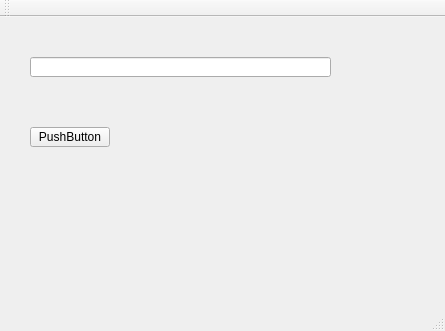
<?xml version="1.0" encoding="UTF-8"?>
<ui version="4.0">
 <class>MainWindow</class>
 <widget class="QMainWindow" name="MainWindow">
  <property name="geometry">
   <rect>
    <x>0</x>
    <y>0</y>
    <width>445</width>
    <height>331</height>
   </rect>
  </property>
  <property name="windowTitle">
   <string>MainWindow</string>
  </property>
  <widget class="QWidget" name="centralWidget">
   <widget class="QPushButton" name="pushButton">
    <property name="geometry">
     <rect>
      <x>30</x>
      <y>110</y>
      <width>80</width>
      <height>20</height>
     </rect>
    </property>
    <property name="text">
     <string>PushButton</string>
    </property>
   </widget>
   <widget class="QLineEdit" name="lineEdit">
    <property name="geometry">
     <rect>
      <x>30</x>
      <y>40</y>
      <width>301</width>
      <height>20</height>
     </rect>
    </property>
   </widget>
  </widget>
  <widget class="QMenuBar" name="menuBar">
   <property name="geometry">
    <rect>
     <x>0</x>
     <y>0</y>
     <width>445</width>
     <height>22</height>
    </rect>
   </property>
  </widget>
  <widget class="QToolBar" name="mainToolBar">
   <attribute name="toolBarArea">
    <enum>TopToolBarArea</enum>
   </attribute>
   <attribute name="toolBarBreak">
    <bool>false</bool>
   </attribute>
  </widget>
  <widget class="QStatusBar" name="statusBar"/>
 </widget>
 <layoutdefault spacing="6" margin="11"/>
 <resources/>
 <connections/>
</ui>
